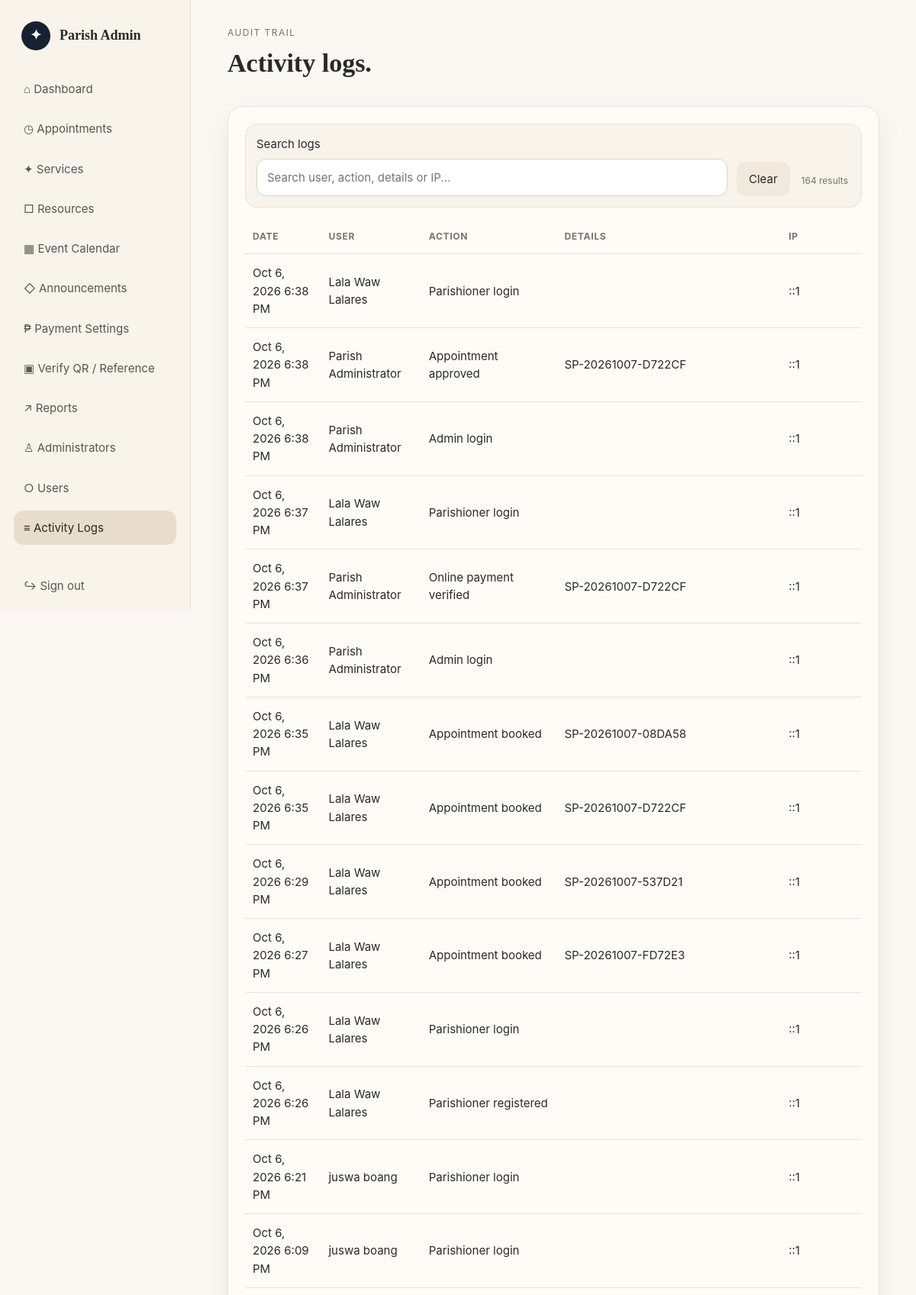
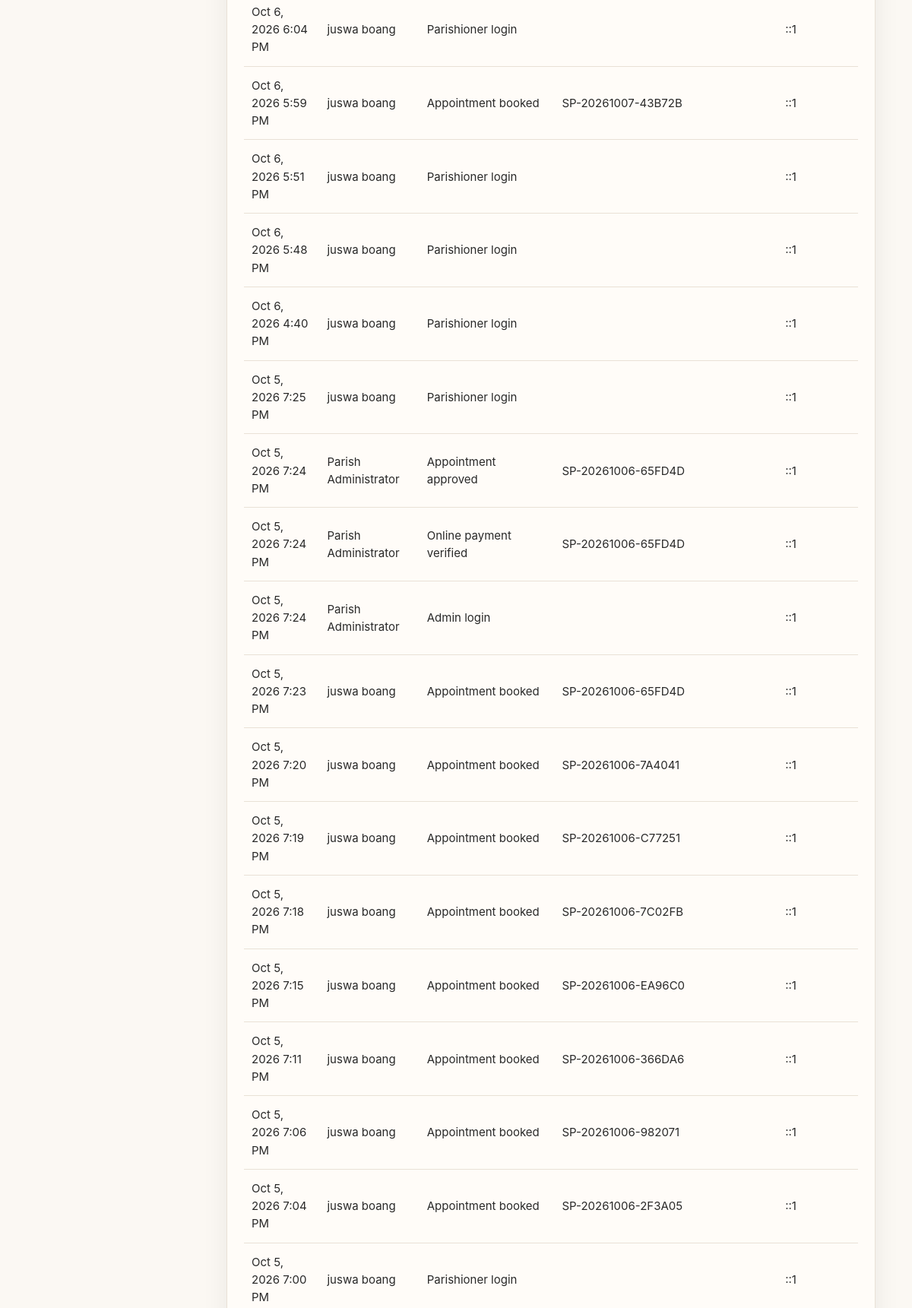
Page /admin/activity-logs.php (signed in, upper part) on the committed database (2 pictures, top to bottom).
### tables this page shows
CREATE TABLE `activity_logs` (
  `id` bigint(20) UNSIGNED NOT NULL,
  `user_id` int(10) UNSIGNED DEFAULT NULL,
  `action` varchar(190) NOT NULL,
  `details` text DEFAULT NULL,
  `ip_address` varchar(45) DEFAULT NULL,
  `created_at` timestamp NOT NULL DEFAULT current_timestamp()
);

CREATE TABLE `users` (
  `id` int(10) UNSIGNED NOT NULL,
  `first_name` varchar(80) DEFAULT NULL,
  `middle_name` varchar(80) DEFAULT NULL,
  `last_name` varchar(80) DEFAULT NULL,
  `full_name` varchar(150) NOT NULL,
  `email` varchar(190) NOT NULL,
  `contact_number` varchar(30) NOT NULL,
  `province_code` varchar(20) DEFAULT NULL,
  `province` varchar(120) DEFAULT NULL,
  `city_municipality_code` varchar(20) DEFAULT NULL,
  `city_municipality` varchar(160) DEFAULT NULL,
  `barangay_code` varchar(20) DEFAULT NULL,
  `barangay` varchar(160) DEFAULT NULL,
  `street_purok` varchar(255) DEFAULT NULL,
  `address` varchar(500) NOT NULL,
  `birthday` date NOT NULL,
  `gender` enum('Male','Female','Other') NOT NULL,
  `password` varchar(255) NOT NULL,
  `profile_image` varchar(255) DEFAULT NULL,
  `role` enum('parishioner','admin') NOT NULL DEFAULT 'parishioner',
  `status` enum('active','inactive') NOT NULL DEFAULT 'active',
  `created_at` timestamp NOT NULL DEFAULT current_timestamp(),
  `updated_at` timestamp NOT NULL DEFAULT current_timestamp() ON UPDATE current_timestamp()
);

### config/helpers.php (called while the page is built, shortened)
<?php
function e(?string $v): string { return htmlspecialchars($v ?? '', ENT_QUOTES, 'UTF-8'); }

### admin/activity-logs.php (the view)
<?php
require '../config/db.php';require '../config/auth.php';require_role('admin','login.php');$q='';$sql="SELECT l.*,u.full_name person FROM activity_logs l LEFT JOIN users u ON u.id=l.user_id WHERE 1";$p=[];if($q!==''){$sql.=' AND (l.action LIKE ? OR l.details LIKE ? OR u.full_name LIKE ? OR l.ip_address LIKE ?)';$like='%'.$q.'%';$p=[$like,$like,$like,$like];}$sql.=' ORDER BY l.created_at DESC LIMIT 500';$s=$pdo->prepare($sql);$s->execute($p);$rows=$s->fetchAll();
?>
<!doctype html><html><head><meta charset="utf-8"><meta name="viewport" content="width=device-width,initial-scale=1"><title>Activity Logs</title><link rel="stylesheet" href="../assets/css/style.css"></head><body><div class="shell"><?php include 'includes/sidebar.php'?><main class="main"><header class="topbar"><div><button class="btn light mobile-toggle" data-nav-toggle>☰</button><div class="eyebrow">Audit trail</div><h1>Activity logs.</h1></div></header><section class="card table-wrap" data-live-scope><div class="live-filter-bar"><label class="field live-search-field">Search logs<input class="search" type="search" data-live-search placeholder="Search user, action, details or IP..."></label><button type="button" class="btn light" data-live-clear>Clear</button><span class="live-filter-meta" data-live-count></span></div><table class="table"><thead><tr><th>Date</th><th>User</th><th>Action</th><th>Details</th><th>IP</th></tr></thead><tbody data-live-list><tr data-live-empty class="live-empty" hidden><td colspan="5">No activity matches your search.</td></tr><?php foreach($rows as $r):?><tr data-live-item data-search="<?=e(strtolower(($r['person']??'System').' '.$r['action'].' '.$r['details'].' '.$r['ip_address'].' '.$r['created_at']))?>"><td><?=date('M j, Y g:i A',strtotime($r['created_at']))?></td><td><?=e($r['person']??'System')?></td><td><?=e($r['action'])?></td><td><?=e($r['details'])?></td><td><?=e($r['ip_address'])?></td></tr><?php endforeach?></tbody></table></section></main></div><script src="../assets/js/script.js"></script></body></html>

### assets/css/style.css (style rules this page uses)
:root { --bg:#fbf8f3;--card:#fffdf9;--sand:#f1e9dd;--sand2:#e8ddcc;--ink:#292929;--muted:#77736d;--navy:#172131;--line:#e9e1d6;--green:#56745d;--red:#9a5555;--shadow:0 14px 35px rgba(35,29,20,.07);--r:20px }
* { box-sizing:border-box }
body { margin:0;background:var(--bg);color:var(--ink);font:15px/1.55 Inter,ui-sans-serif,system-ui,-apple-system,"Segoe UI",sans-serif }
button,input,select,textarea { font:inherit }
.serif,h1,h2 { font-family:Georgia,"Times New Roman",serif }
.shell { display:grid;grid-template-columns:250px 1fr;min-height:100vh }
.main { padding:34px 4vw 60px;min-width:0 }
.topbar { display:flex;justify-content:space-between;align-items:center;gap:20px;margin-bottom:30px }
.eyebrow { font-size:12px;text-transform:uppercase;letter-spacing:.12em;color:var(--muted) }
h1 { font-size:34px;margin:4px 0 0 }
.card { background:rgba(255,253,249,.9);border:1px solid var(--line);border-radius:var(--r);padding:22px;box-shadow:var(--shadow) }
.btn { display:inline-flex;align-items:center;justify-content:center;border:0;border-radius:12px;padding:11px 16px;background:var(--navy);color:#fff;cursor:pointer }
.btn.light { background:var(--sand);color:var(--ink) }
.field { display:grid;gap:7px }
.field input,.field select,.field textarea,.search { width:100%;padding:12px 13px;border:1px solid #ddd3c5;background:#fff;border-radius:12px;outline:none }
.table-wrap { overflow:auto }
.table { width:100%;border-collapse:collapse;min-width:760px }
.table th,.table td { text-align:left;padding:13px 10px;border-bottom:1px solid var(--line);vertical-align:middle }
.table th { font-size:12px;text-transform:uppercase;letter-spacing:.06em;color:var(--muted) }
.live-filter-bar { display:flex;align-items:end;gap:12px;flex-wrap:wrap;margin-bottom:16px;padding:14px;background:#f8f3eb;border:1px solid var(--line);border-radius:16px }
.live-filter-bar .field { min-width:170px;flex:1 }
.live-filter-bar .live-search-field { flex:2;min-width:240px }
.live-filter-meta { font-size:12px;color:var(--muted);padding:0 3px 10px;white-space:nowrap }

### rows in the picture
activity_logs: created_at "Oct 6, 2026 6:38 PM", user.full_name "Lala Waw Lalares", action "Parishioner login", ip_address "::1"
activity_logs: created_at "Oct 6, 2026 6:38 PM", user.full_name "Parish Administrator", action "Appointment approved", details "SP-20261007-D722CF", ip_address "::1"
activity_logs: created_at "Oct 6, 2026 6:38 PM", user.full_name "Parish Administrator", action "Admin login", ip_address "::1"
activity_logs: created_at "Oct 6, 2026 6:37 PM", user.full_name "Lala Waw Lalares", action "Parishioner login", ip_address "::1"
activity_logs: created_at "Oct 6, 2026 6:37 PM", user.full_name "Parish Administrator", action "Online payment verified", details "SP-20261007-D722CF", ip_address "::1"
activity_logs: created_at "Oct 6, 2026 6:36 PM", user.full_name "Parish Administrator", action "Admin login", ip_address "::1"
activity_logs: created_at "Oct 6, 2026 6:35 PM", user.full_name "Lala Waw Lalares", action "Appointment booked", details "SP-20261007-08DA58", ip_address "::1"
activity_logs: created_at "Oct 6, 2026 6:35 PM", user.full_name "Lala Waw Lalares", action "Appointment booked", details "SP-20261007-D722CF", ip_address "::1"
activity_logs: created_at "Oct 6, 2026 6:29 PM", user.full_name "Lala Waw Lalares", action "Appointment booked", details "SP-20261007-537D21", ip_address "::1"
activity_logs: created_at "Oct 6, 2026 6:27 PM", user.full_name "Lala Waw Lalares", action "Appointment booked", details "SP-20261007-FD72E3", ip_address "::1"
activity_logs: created_at "Oct 6, 2026 6:26 PM", user.full_name "Lala Waw Lalares", action "Parishioner login", ip_address "::1"
activity_logs: created_at "Oct 6, 2026 6:26 PM", user.full_name "Lala Waw Lalares", action "Parishioner registered", ip_address "::1"
activity_logs: created_at "Oct 6, 2026 6:21 PM", user.full_name "juswa boang", action "Parishioner login", ip_address "::1"
activity_logs: created_at "Oct 6, 2026 6:09 PM", user.full_name "juswa boang", action "Parishioner login", ip_address "::1"
activity_logs: created_at "Oct 6, 2026 6:04 PM", user.full_name "juswa boang", action "Parishioner login", ip_address "::1"
activity_logs: created_at "Oct 6, 2026 5:59 PM", user.full_name "juswa boang", action "Appointment booked", details "SP-20261007-43B72B", ip_address "::1"
activity_logs: created_at "Oct 6, 2026 5:51 PM", user.full_name "juswa boang", action "Parishioner login", ip_address "::1"
activity_logs: created_at "Oct 6, 2026 5:48 PM", user.full_name "juswa boang", action "Parishioner login", ip_address "::1"
activity_logs: created_at "Oct 6, 2026 4:40 PM", user.full_name "juswa boang", action "Parishioner login", ip_address "::1"
activity_logs: created_at "Oct 5, 2026 7:25 PM", user.full_name "juswa boang", action "Parishioner login", ip_address "::1"
activity_logs: created_at "Oct 5, 2026 7:24 PM", user.full_name "Parish Administrator", action "Appointment approved", details "SP-20261006-65FD4D", ip_address "::1"
activity_logs: created_at "Oct 5, 2026 7:24 PM", user.full_name "Parish Administrator", action "Online payment verified", details "SP-20261006-65FD4D", ip_address "::1"
activity_logs: created_at "Oct 5, 2026 7:24 PM", user.full_name "Parish Administrator", action "Admin login", ip_address "::1"
activity_logs: created_at "Oct 5, 2026 7:23 PM", user.full_name "juswa boang", action "Appointment booked", details "SP-20261006-65FD4D", ip_address "::1"
activity_logs: created_at "Oct 5, 2026 7:20 PM", user.full_name "juswa boang", action "Appointment booked", details "SP-20261006-7A4041", ip_address "::1"
activity_logs: created_at "Oct 5, 2026 7:19 PM", user.full_name "juswa boang", action "Appointment booked", details "SP-20261006-C77251", ip_address "::1"
activity_logs: created_at "Oct 5, 2026 7:18 PM", user.full_name "juswa boang", action "Appointment booked", details "SP-20261006-7C02FB", ip_address "::1"
activity_logs: created_at "Oct 5, 2026 7:15 PM", user.full_name "juswa boang", action "Appointment booked", details "SP-20261006-EA96C0", ip_address "::1"
activity_logs: created_at "Oct 5, 2026 7:11 PM", user.full_name "juswa boang", action "Appointment booked", details "SP-20261006-366DA6", ip_address "::1"
activity_logs: created_at "Oct 5, 2026 7:06 PM", user.full_name "juswa boang", action "Appointment booked", details "SP-20261006-982071", ip_address "::1"
activity_logs: created_at "Oct 5, 2026 7:04 PM", user.full_name "juswa boang", action "Appointment booked", details "SP-20261006-2F3A05", ip_address "::1"
activity_logs: created_at "Oct 5, 2026 7:00 PM", user.full_name "juswa boang", action "Parishioner login", ip_address "::1"

### other values in the picture
$label "⌂ Dashboard"
$label "◷ Appointments"
$label "✦ Services"
$label "□ Resources"
$label "▦ Event Calendar"
$label "◇ Announcements"
$label "₱ Payment Settings"
$label "▣ Verify QR / Reference"
$label "↗ Reports"
$label "♙ Administrators"
$label "○ Users"
$label "≡ Activity Logs"
